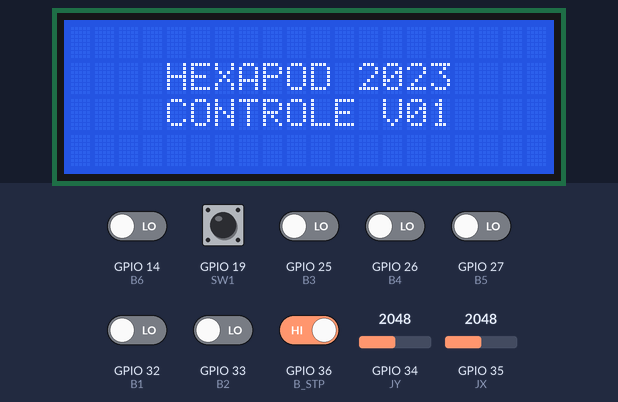
Bench run of a sketch on a simulated ESP32. On the bench: 20×4 character LCD. The inputs (shaded band) are chosen by the test bench; at power-on: GPIO 36 (B_STP) HIGH, GPIO 14 (B6), GPIO 19 (SW1), GPIO 25 (B3), GPIO 26 (B4), GPIO 27 (B5), GPIO 32 (B1), GPIO 33 (B2) LOW, GPIO 34 (JY) = 2048, GPIO 35 (JX) = 2048. What the sketch prints to the serial monitor is not drawn.

Above: at 2.2 s.
2.3 s: GPIO 36 (B_STP) driven LOW
At 3.2 s:
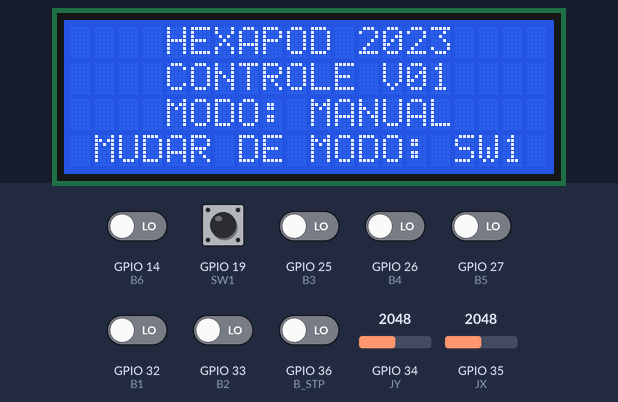
3.8 s: GPIO 19 (SW1) pulled HIGH for 1 s
At 4.7 s:
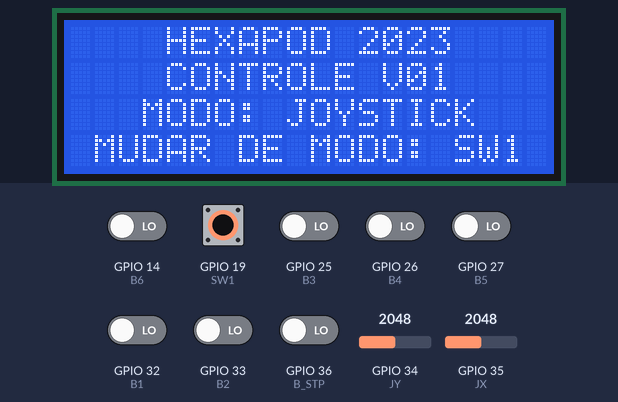
10.7 s: GPIO 14 (B6) driven HIGH and GPIO 19 (SW1) driven HIGH
13.7 s: GPIO 19 (SW1) driven LOW
At 14.2 s:
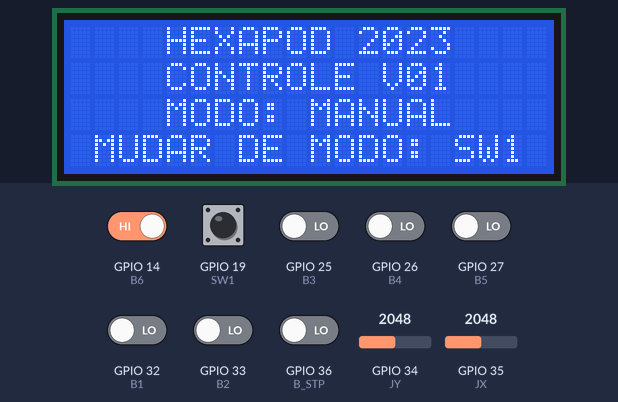
Timing chart, 0 to 16.7 s (numbered marks = the images above; inputs shaded):
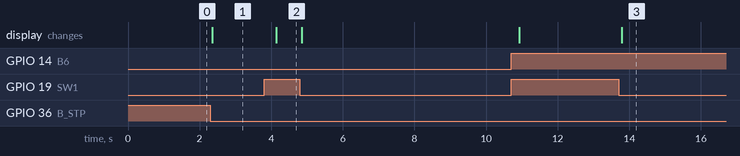

The sketch:

Controle.ino
```cpp
/*
 *Projeto: Iniciação Ciêntifica - HEXAPOD 2023
 *Empresa: FIAP
 *Microcontrolador: ESP32
 *Placa: DOIT ESP32 DEVKIT V1
 *Descrição: Código para programação das principais funções do
 *controle do Robô Hexapod.
 *Dependências: LiquidCrystal_I2C
 *
 *ATENÇÃO: Esse código tem dependência de uma bibliotecas externa,
 *não esqueça de importar ela.
*/

// BIBLIOTECAS
#include <Wire.h>
#include <LiquidCrystal_I2C.h>
#include <esp_now.h>
#include <WiFi.h>

// CONSTANTES DA PLACA - NÃO ALTERAR!!!

#define SDA 21 // ENTRADA SDA DO DISPLAY LCD
#define SCL 22 // ENTRADA SCL DO DISPLAY LCD

#define B_STP 36 // BOTÃO DE EMERGÊNCIA

#define JX 35 // EIXO X DO JOYSTICK
#define JY 34 // EIXO Y DO JOYSTICK
#define JZ 39 // EIXO Z DO JOYSTICK

#define B1 32 // BOTÃO LATERAL VERMELHO 1
#define B2 33 // BOTÃO LATERAL VERMELHO 2
#define B3 25 // BOTÃO LATERAL VERMELHO 3
#define B4 26 // BOTÃO LATERAL VERMELHO 4
#define B5 27 // BOTÃO LATERAL VERMELHO 5
#define B6 14 // BOTÃO LATERAL VERMELHO 6

/*
 * SEGUE ESSE PADRÃO NO CONTROLE:
 * B1 B2
 * B3 B4
 * B5 B6
*/

#define SW1 19 // SWITCH NO FLANCO ESQUERDO DO DISPLAY 1
#define SW2 18 // SWITCH NO FLANCO ESQUERDO DO DISPLAY 2
#define SW3 5  // SWITCH NO FLANCO ESQUERDO DO DISPLAY 3
#define SW4 17 // SWITCH NO FLANCO DIREITO DO DISPLAY 4
#define SW5 16 // SWITCH NO FLANCO DIREITO DO DISPLAY 5
#define SW6 4  // SWITCH NO FLANCO DIREITO DO DISPLAY 6

/*
 * SEGUE ESSE PADRÃO NO CONTROLE:
 * SW1 +─────────────+ SW4
 * SW2 | DISPLAY LCD | SW5
 * SW3 +─────────────+ SW6
*/

#define P1 12 // POTENCIOMETRO DE CIMA
#define P2 13 // POTENCIOMETRO DE BAIXO

LiquidCrystal_I2C lcd(0x27, 20, 4); // ---> I2C address do display = 0x27

uint8_t broadcastAddress[] = {0x0C, 0xB8, 0x15, 0xC2, 0x48, 0xDC};

typedef struct struct_message {
  char a;
} struct_message;


struct_message myData;

esp_now_peer_info_t peerInfo;

// callback when data is sent
void OnDataSent(const uint8_t *mac_addr, esp_now_send_status_t status) {
  Serial.print("\r\nLast Packet Send Status:\t");
  Serial.println(status == ESP_NOW_SEND_SUCCESS ? "Delivery Success" : "Delivery Fail");
}

void setup() {
  Serial.begin(115200);
  pinMode(B_STP, INPUT);

  pinMode(JX, INPUT);
  pinMode(JY, INPUT);
  pinMode(JZ, INPUT);

  pinMode(B1, INPUT);
  pinMode(B2, INPUT);
  pinMode(B3, INPUT);
  pinMode(B4, INPUT);
  pinMode(B5, INPUT);
  pinMode(B6, INPUT);


  pinMode(SW1, INPUT);
  pinMode(SW2, INPUT);
  pinMode(SW3, INPUT);
  pinMode(SW4, INPUT);
  pinMode(SW5, INPUT);
  pinMode(SW6, INPUT);


  pinMode(P1, INPUT);
  pinMode(P2, INPUT);

  lcd.begin();
  lcd.backlight();
  lcd.clear();
  lcd.setCursor(4,1);
  lcd.print("HEXAPOD 2023");
  lcd.setCursor(4,2);
  lcd.print("CONTROLE V01");
  Serial.println("LCD Pronto!");

  delay(1000);

  // Set device as a Wi-Fi Station
  WiFi.mode(WIFI_STA);

  // Init ESP-NOW
  if (esp_now_init() != ESP_OK) {
    Serial.println("Error initializing ESP-NOW");
    return;
  }

  esp_now_register_send_cb(OnDataSent);


  memcpy(peerInfo.peer_addr, broadcastAddress, 6);
  peerInfo.channel = 0;
  peerInfo.encrypt = false;

  if (esp_now_add_peer(&peerInfo) != ESP_OK){
    Serial.println("Failed to add peer");
    return;
  }
}

void loop() {
  if(digitalRead(B_STP) == LOW)
  {
    int mappingX = map(analogRead(JX), 0, 4095, 0, 3);
    int mappingY = map(analogRead(JY), 0, 4095, 0, 3);
    //int mappingZ = map(analogRead(JZ), 0, 4095, 0, 3);

    if(digitalRead(SW1) == HIGH){
      lcd.clear();
      lcd.setCursor(4,0);
      lcd.print("HEXAPOD 2023");
      lcd.setCursor(4,1);
      lcd.print("CONTROLE V01");
      lcd.setCursor(3,2);
      lcd.print("MODO: JOYSTICK");
      lcd.setCursor(1,3);
      lcd.print("MUDAR DE MODO: SW1");

      moverBotoes();
    }
    else{
      lcd.clear();
      lcd.setCursor(4,0);
      lcd.print("HEXAPOD 2023");
      lcd.setCursor(4,1);
      lcd.print("CONTROLE V01");
      lcd.setCursor(4,2);
      lcd.print("MODO: MANUAL");
      lcd.setCursor(1,3);
      lcd.print("MUDAR DE MODO: SW1");

      //mover(mappingX, mappingY, mappingZ);
      mover(mappingX, mappingY);
    }

    if(digitalRead(B5) == HIGH){
      myData.a = 'J'; // Brochar (Emote 1)

      // Send message via ESP-NOW
      esp_err_t result = esp_now_send(broadcastAddress, (uint8_t *) &myData, sizeof(myData));

      if (result == ESP_OK) {
        Serial.println("Sent with success");
      }
      else {
        Serial.println("Error sending the data");
      }
      delay(100);
    }
    else{
      myData.a = ' ';

      // Send message via ESP-NOW
      esp_err_t result = esp_now_send(broadcastAddress, (uint8_t *) &myData, sizeof(myData));

      if (result == ESP_OK) {
        Serial.println("Sent with success");
      }
      else {
        Serial.println("Error sending the data");
      }
      delay(100);
    }

    if(digitalRead(B6) == HIGH){
      sendMessage('R');
    }
    else{
      myData.a = ' ';

      // Send message via ESP-NOW
      esp_err_t result = esp_now_send(broadcastAddress, (uint8_t *) &myData, sizeof(myData));

      if (result == ESP_OK) {
        Serial.println("Sent with success");
      }
      else {
        Serial.println("Error sending the data");
      }
      delay(100);
    }
  }
}

//void mover(int X, int Y, int Z){
void mover(int X, int Y){
  if(X>1){
    myData.a = 'R';

    // Send message via ESP-NOW
    esp_err_t result = esp_now_send(broadcastAddress, (uint8_t *) &myData, sizeof(myData));

    if (result == ESP_OK) {
      Serial.println("Sent with success");
    }
    else {
      Serial.println("Error sending the data");
    }
    delay(100);
  }
  if(X<1){
    myData.a = 'L';

    // Send message via ESP-NOW
    esp_err_t result = esp_now_send(broadcastAddress, (uint8_t *) &myData, sizeof(myData));

    if (result == ESP_OK) {
      Serial.println("Sent with success");
    }
    else {
      Serial.println("Error sending the data");
    }
    delay(100);
  }
  if(Y>1){
    myData.a = 'F';

    // Send message via ESP-NOW
    esp_err_t result = esp_now_send(broadcastAddress, (uint8_t *) &myData, sizeof(myData));

    if (result == ESP_OK) {
      Serial.println("Sent with success");
    }
    else {
      Serial.println("Error sending the data");
    }
    delay(100);
  }
  if(Y<1){
    myData.a = 'B';

    // Send message via ESP-NOW
    esp_err_t result = esp_now_send(broadcastAddress, (uint8_t *) &myData, sizeof(myData));

    if (result == ESP_OK) {
      Serial.println("Sent with success");
    }
    else {
      Serial.println("Error sending the data");
    }
    delay(100);
  }
  if(X==1 && Y==1){
    myData.a = ' ';

    // Send message via ESP-NOW
    esp_err_t result = esp_now_send(broadcastAddress, (uint8_t *) &myData, sizeof(myData));

    if (result == ESP_OK) {
      Serial.println("Sent with success");
    }
    else {
      Serial.println("Error sending the data");
    }
    delay(100);
  }
  /**
  if(Z>1){
    myData.a = 'Z';
  }
  else if(Z<1){
    myData.a = 'X';
  }
  else{
    myData.a = ' ';
  }**/

  Serial.println(X);

  Serial.println(Y);

  Serial.println(myData.a);
}

void moverBotoes(){
  if(digitalRead(B1) == HIGH && digitalRead(B2) == HIGH){
    myData.a = 'F';

    // Send message via ESP-NOW
    esp_err_t result = esp_now_send(broadcastAddress, (uint8_t *) &myData, sizeof(myData));

    if (result == ESP_OK) {
      Serial.println("Sent with success");
    }
    else {
      Serial.println("Error sending the data");
    }
    delay(100);
  }
  if(digitalRead(B3) == HIGH && digitalRead(B4) == HIGH){
    myData.a = 'B';

    // Send message via ESP-NOW
    esp_err_t result = esp_now_send(broadcastAddress, (uint8_t *) &myData, sizeof(myData));

    if (result == ESP_OK) {
      Serial.println("Sent with success");
    }
    else {
      Serial.println("Error sending the data");
    }
    delay(100);
  }
  if(digitalRead(B3) == HIGH){
    myData.a = 'L';

    // Send message via ESP-NOW
    esp_err_t result = esp_now_send(broadcastAddress, (uint8_t *) &myData, sizeof(myData));

    if (result == ESP_OK) {
      Serial.println("Sent with success");
    }
    else {
      Serial.println("Error sending the data");
    }
    delay(100);
  }
  if(digitalRead(B4) == HIGH){
    myData.a = 'R';

    // Send message via ESP-NOW
    esp_err_t result = esp_now_send(broadcastAddress, (uint8_t *) &myData, sizeof(myData));

    if (result == ESP_OK) {
      Serial.println("Sent with success");
    }
    else {
      Serial.println("Error sending the data");
    }
    delay(100);
  }
  /**
  else if(digitalRead(B1) == HIGH){
    myData.a = 'X';
  }
  else if(digitalRead(B2) == HIGH){
    myData.a = 'Z';
  }**/
  if(digitalRead(B1) == LOW && digitalRead(B2) == LOW && digitalRead(B3) == LOW && digitalRead(B4) == LOW){
    myData.a = ' ';

    // Send message via ESP-NOW
    esp_err_t result = esp_now_send(broadcastAddress, (uint8_t *) &myData, sizeof(myData));

    if (result == ESP_OK) {
      Serial.println("Sent with success");
    }
    else {
      Serial.println("Error sending the data");
    }
    delay(100);
  }
}

void sendMessage(char m){
  myData.a = m;

  // Send message via ESP-NOW
      esp_err_t result = esp_now_send(broadcastAddress, (uint8_t *) &myData, sizeof(myData));

      if (result == ESP_OK) {
        Serial.println("Sent with success");
      }
      else {
        Serial.println("Error sending the data");
      }
      delay(100);
}
```

Measured:
- after the input at 2.3 s, the display: changes after 0.06 s (image 1)
- after the input at 3.8 s, the display: changes after 0.34 s (image 2)
- after the input at 13.7 s, the display: changes after 0.09 s (image 3)
